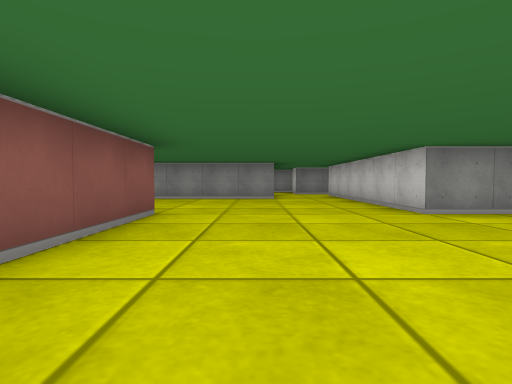
view 1 (above)

19 first-person views from a walk through a cub3D level. The camera is about half as high as the walls, tilts 2° down and sees 80° across. The floor is counted in squares. Each view is taken from the middle of a square. On the plan, view 1 faces up. The plan holds only what a view shows up to about 9 squares ahead; the rest is blank. The place goes on beyond the plan.

view 2
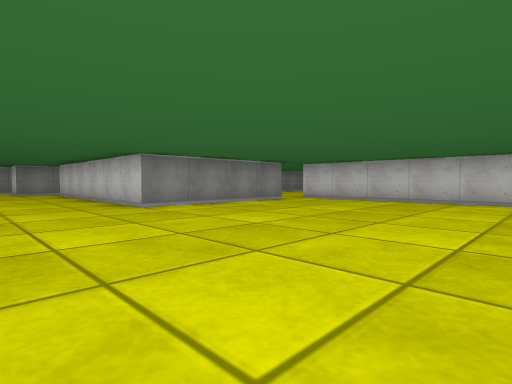

view 3
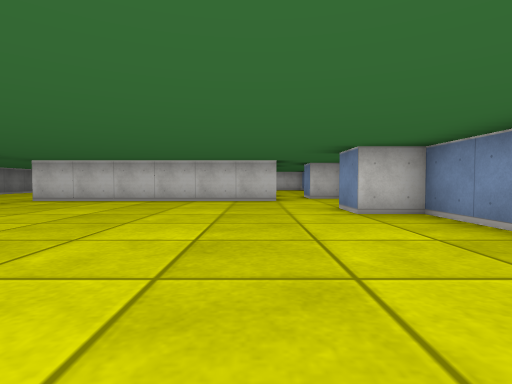

view 4
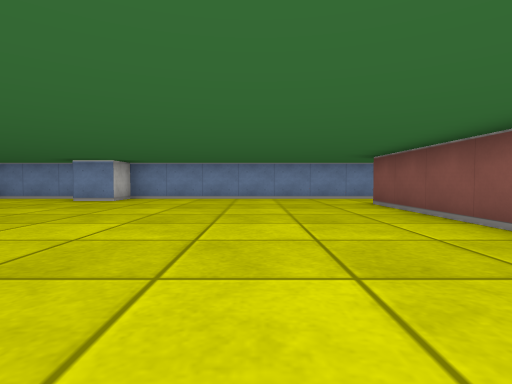

view 5
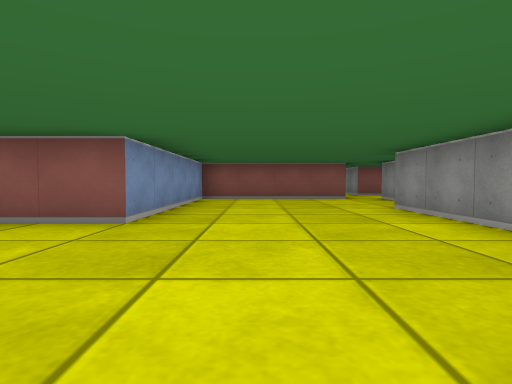

view 6
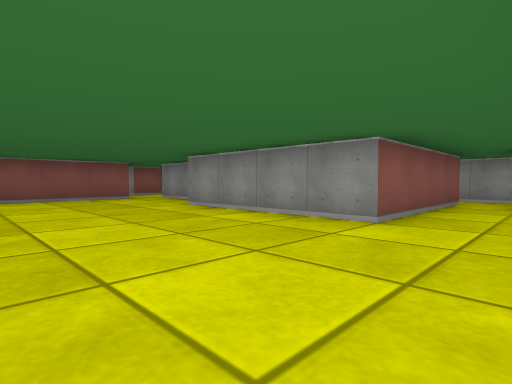

view 7
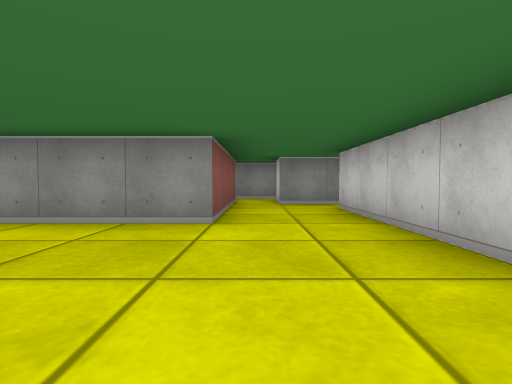

view 8
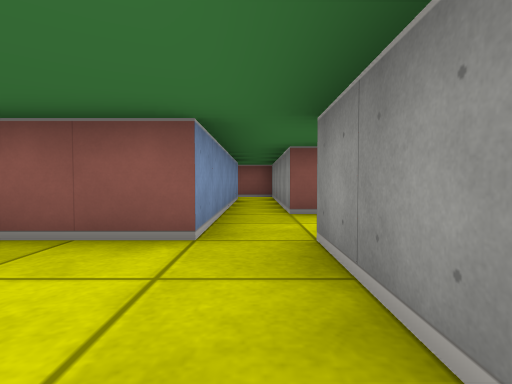

view 9
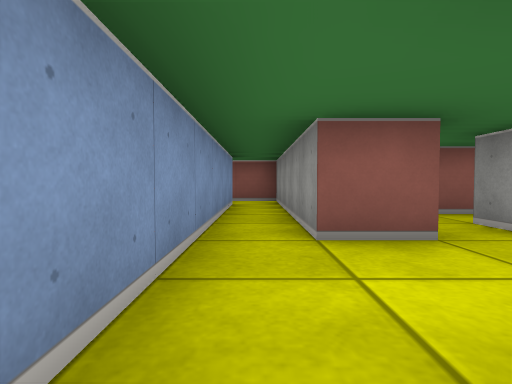

view 10
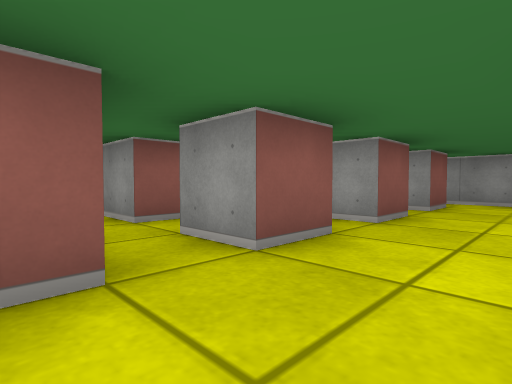

view 11
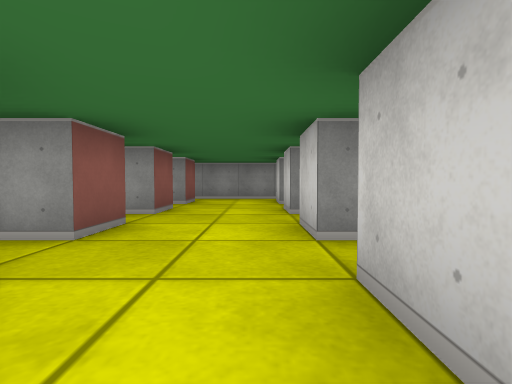

view 12
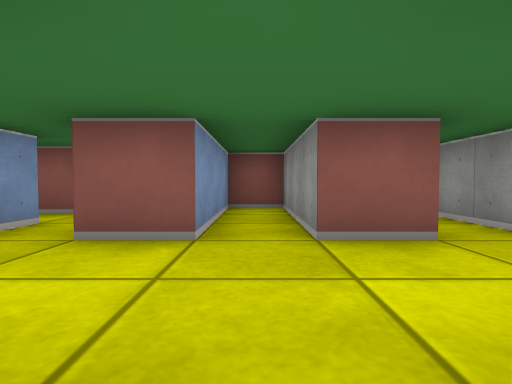

view 13
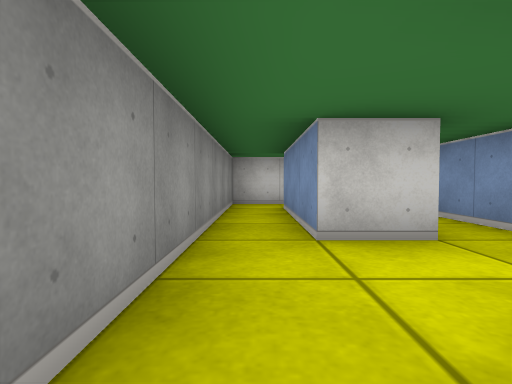

view 14
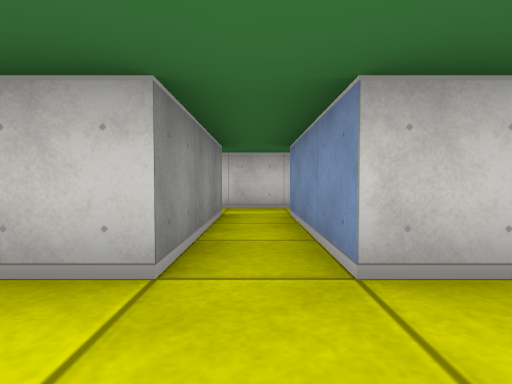

view 15
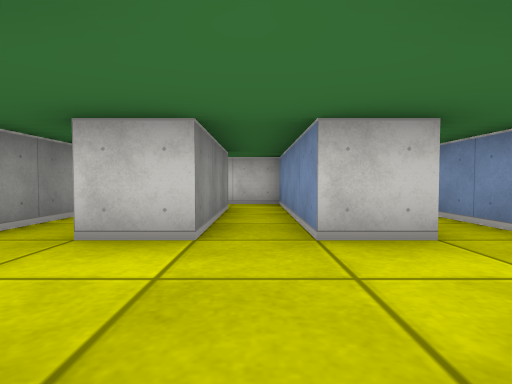

view 16
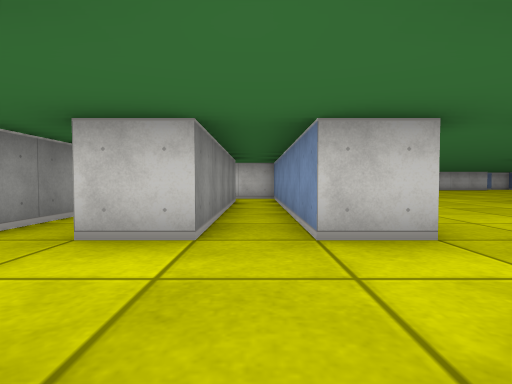

view 17
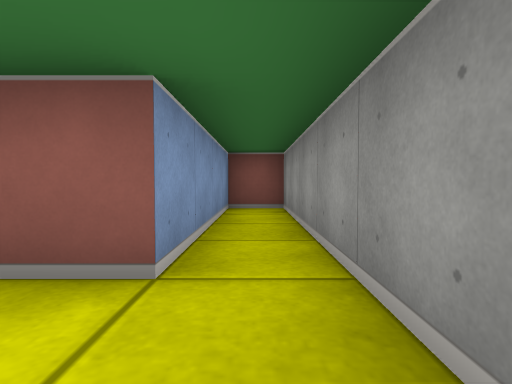

view 18
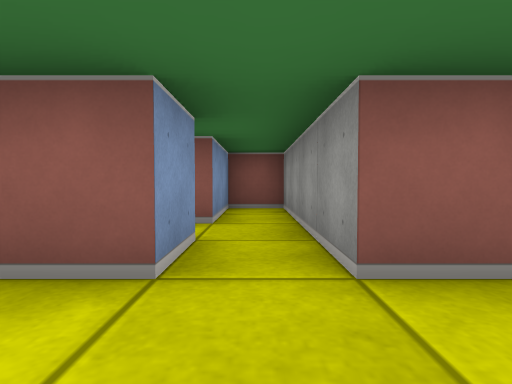

view 19
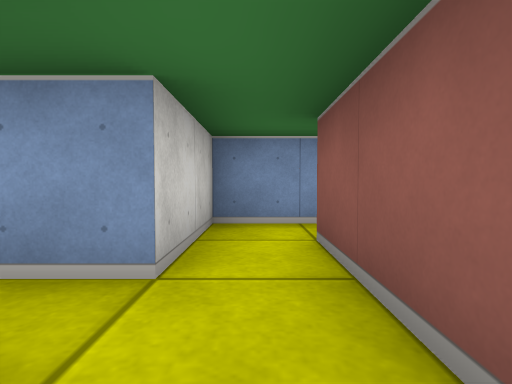

### Floor plan
Points are (right, up) in squares from view 1. A wall is a line through its corners. A room is listed if a view was taken in it or the views show most of it. See-through windows are left out.
Room 1 (views 1, 2, 3, 4, 5, 6, 7, 8, 9, 10, 11)
walls: (6.5, 4.5) (2.5, 4.5) (2.5, 10.5); (-1.4, -3.5) (4.5, -3.5) (4.5, -2.5) (5.5, -2.5); (0.5, 10.5) (0.5, 8.5) (-3.5, 8.5); (7.5, -1.6) (7.5, 4.5); (6, -3.5) (8.1, -3.5); (-4.5, 9.5) (-6.5, 9.5) (-6.5, 10.5); (8.5, -3.4) (8.5, -2.5); (-8.5, 10.6) (-8.5, 9.5) (-12.5, 9.5); (-12.5, 8.5) (-6.5, 8.5) (-6.5, 4.5) (-1.5, 4.5) (-1.5, -1.5)
ways out: opening at (-7.5, 10) to room 4; opening at (-12, 9); opening at (-2.5, -2.5); opening at (1.5, 9.5); opening at (7, 4); opening at (9, -2)
Room 2 (views 12, 14)
walls: (-6.5, 14.5) (-3.5, 14.5); (-8.5, 16.5) (-8.5, 15.5) (-11.5, 15.5) (-11.5, 14.5) (-8.5, 14.5); (-3.5, 15.5) (-6.5, 15.5) (-6.5, 16.5); (-2.5, 14.5) (-2.5, 16.5)
ways out: opening at (-7.5, 16) to room 3; opening at (-3, 16) to room 3; opening at (-7.5, 14) to room 4; opening at (-3, 14) to room 4
Room 3 (views 13, 17)
walls: (-6.5, 16.5) (-3.5, 16.5); (-2.5, 16.5) (-2.5, 17.5) (-12.5, 17.5) (-12.5, 16.5) (-8.5, 16.5)
ways out: opening at (-7.5, 16) to room 2; opening at (-3, 16) to room 2
Room 4 (views 15, 16, 18)
walls: (-6.5, 10.5) (-0.5, 10.5) (-0.5, 12.5); (-9.5, 12.5) (-8.5, 12.5) (-8.5, 11.5) (-9.5, 11.5); (-8.5, 14.5) (-8.5, 13.5) (-12.5, 13.5) (-12.5, 12.5) (-10.5, 12.5) (-10.5, 11.5) (-11.5, 11.5); (-3.5, 13.5) (-6.5, 13.5) (-6.5, 14.5); (-1.5, 12.5) (-1.5, 11.5) (-6.5, 11.5) (-6.5, 12.5) (-2.5, 12.5) (-2.5, 14.5)
ways out: opening at (-7.5, 10) to room 1; opening at (-7.5, 14) to room 2; opening at (-3, 14) to room 2; opening at (-1, 12) to room 5
Room 5 (view 19)
walls: (-1.5, 13.5) (-1.5, 12.5)
ways out: opening at (-1, 12) to room 4; opening at (0, 13) to room 6
Room 6 (no view inside)
walls: (-0.5, 12.5) (0.5, 12.5); (1.6, 13.5) (0.2, 13.5)
ways out: opening at (0, 13) to room 5; opening at (1, 12)

Where each view was taken, in squares from view 1:
view 1: 0 up, 0 right, facing up
view 2: 1 down, 0 right, facing up-right
view 3: 1 down, 0 right, facing right
view 4: 5 up, 1 right, facing down
view 5: 6 up, 2 right, facing left
view 6: 5 up, 2 right, facing up-left
view 7: 5 up, 1 right, facing up
view 8: 9 up, 4 left, facing left
view 9: 9 up, 6 left, facing left
view 10: 10 up, 7 left, facing up-left
view 11: 9 up, 7 left, facing up
view 12: 15 up, 6 left, facing left
view 13: 17 up, 9 left, facing right
view 14: 15 up, 8 left, facing right
view 15: 13 up, 9 left, facing right
view 16: 11 up, 9 left, facing right
view 17: 17 up, 7 left, facing left
view 18: 13 up, 7 left, facing left
view 19: 14 up, 1 left, facing down
